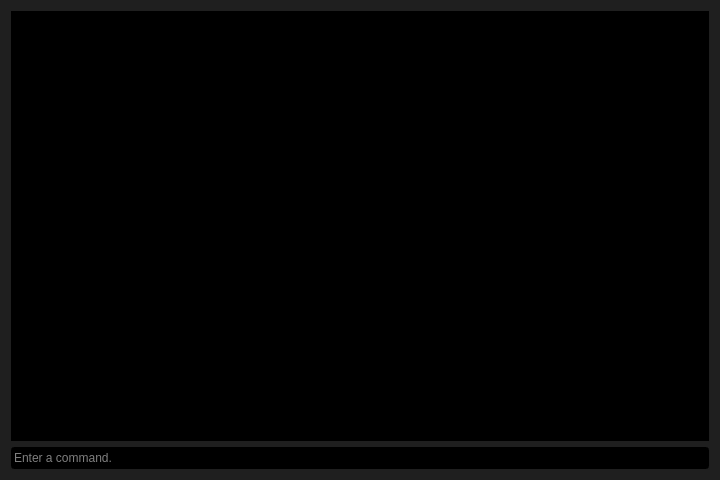
<?xml version="1.0" encoding="UTF-8"?>
<ui version="4.0">
 <class>Terminal</class>
 <widget class="QDialog" name="Terminal">
  <property name="geometry">
   <rect>
    <x>0</x>
    <y>0</y>
    <width>720</width>
    <height>480</height>
   </rect>
  </property>
  <property name="windowTitle">
   <string>Terminal</string>
  </property>
  <property name="windowIcon">
   <iconset resource="../resources.qrc">
    <normaloff>:/icons/resources/terminal.ico</normaloff>:/icons/resources/terminal.ico</iconset>
  </property>
  <property name="styleSheet">
   <string notr="true">QDialog{
	background-color: rgb(31, 31, 31);
}</string>
  </property>
  <layout class="QVBoxLayout" name="verticalLayout">
   <item>
    <widget class="QTextEdit" name="textEdit">
     <property name="font">
      <font>
       <family>Courier New</family>
       <pointsize>9</pointsize>
       <weight>50</weight>
       <italic>false</italic>
       <bold>false</bold>
      </font>
     </property>
     <property name="focusPolicy">
      <enum>Qt::NoFocus</enum>
     </property>
     <property name="styleSheet">
      <string notr="true">QTextEdit{
	color: rgb(255, 255, 255);
	background-color: rgb(0, 0, 0);
	font: 9pt &quot;Courier New&quot;;
}</string>
     </property>
     <property name="readOnly">
      <bool>true</bool>
     </property>
    </widget>
   </item>
   <item>
    <widget class="QLineEdit" name="lineEdit_command">
     <property name="focusPolicy">
      <enum>Qt::StrongFocus</enum>
     </property>
     <property name="styleSheet">
      <string notr="true">QLineEdit{
	color: rgb(255, 255, 255);
	background-color: rgb(0, 0, 0);
	selection-background-color: rgb(195, 195, 195);
	font: 9pt &quot;Courier New&quot;;
}</string>
     </property>
     <property name="text">
      <string/>
     </property>
     <property name="placeholderText">
      <string>Enter a command.</string>
     </property>
     <property name="cursorMoveStyle">
      <enum>Qt::LogicalMoveStyle</enum>
     </property>
    </widget>
   </item>
  </layout>
 </widget>
 <layoutdefault spacing="6" margin="11"/>
 <resources>
  <include location="../resources.qrc"/>
 </resources>
 <connections/>
</ui>
